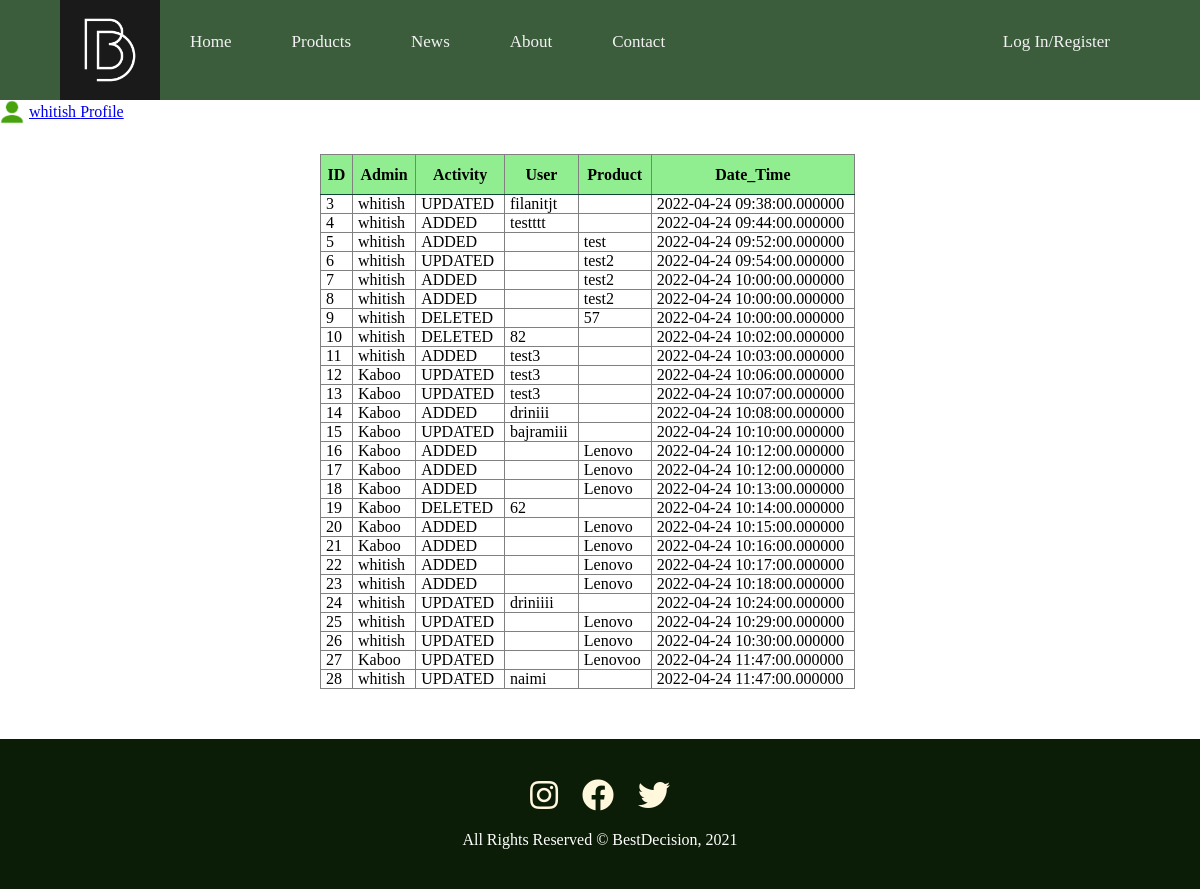
Screenshot of /activityPage.php (signed in) with the database file from the repository.
### tables this page shows
CREATE TABLE `activitypage` (
  `ID` int(11) NOT NULL,
  `Admin` varchar(50) NOT NULL,
  `Activity` varchar(50) NOT NULL,
  `User` varchar(50) DEFAULT NULL,
  `Product` varchar(50) DEFAULT NULL,
  `Date_Time` datetime(6) NOT NULL
);

### repository/activityRepository.php (called while the page is built, shortened)
<?php
	class activityRepository{
		private $connection;
		function __construct(){
			$connect = new DatabaseConnection;
			$this->connection = $connect->startConnection();
		}
		function readActivities(){
	        $connect = $this->connection;
	        $sql = "SELECT * FROM activitypage";
	        $statement = $connect->query($sql);
	        $activities = $statement->fetchAll();
	        return $activities;
		}
	}
?>

### activityPage.php (the view, shortened to what this page needs)
<?php
if(!isset($_SESSION['username'])){
 header("location:logIn.php");
}else{
?>
<?php
include 'includes/header.php';?>
<!DOCTYPE html>
<html>
<head>
    <link rel="stylesheet" type="text/css" href="css/main.css">
    <link rel="stylesheet" href="https://cdnjs.cloudflare.com/ajax/libs/font-awesome/5.13.0/css/all.min.css">
</head>
<div class="account">
				<img class="nav-link" src="img/avatar.png" alt="avatar-icon" height="24px">
				<?php if(isset($_SESSION['username'])){
					echo "<p class='nav-link'><a href='dashboard.php'>".$_SESSION['username']." Profile</a></p>";
				}
				else{
					echo "<p class='nav-link'><a href='logIn.php' target='_blank'>Account</a></p>";
				}
					?>
			</div>
<body>
	<div style="overflow-x: auto;">
    <table border="1">
		<tr style="background-color: lightgreen;">
			<th>ID</th>
			<th>Admin</th>
			<th>Activity</th>
			<th>User</th>
			<th>Product</th>
			<th>Date_Time</th>
		</tr>
             <?php
             include_once './repository/activityRepository.php';
             $activityRepository = new activityRepository();
             $activities = $activityRepository->readActivities();
             foreach($activities as $activity){
                echo
                "
                <tr>
                     <td>$activity[ID]</td>
                     <td>$activity[Admin]</td>
                     <td>$activity[Activity]</td>
                     <td>$activity[User]</td>
                     <td>$activity[Product] </td>
                     <td>$activity[Date_Time] </td>
                </tr>
                ";
             }
             ?>
	</table>
	</div>
<?php include_once 'includes/footer.php'; ?>
</body>
</html>
<?php } ?>

### includes/header.php
<div class="nav-area">
    <div class="container">
        <div class="logo">
            <img src="img/bd.jpg" alt="logo">
            <div class="links">
                <a  href="index.php">Home</a>
                <a  href="products.php">Products</a>
                <a  href="news.php">News</a>
                <a class="active" href="about.php">About</a>
                <a href="contact.php">Contact</a>
                <div class="LogIn">
                    <a href="LogIn.php">Log In/Register</a>
                </div>
            </div>
        </div>
    </div>
</div>

### includes/footer.php
<footer class="footer-bg">
            <div class="container">
        <div class="footer-content">
            <a href="https://www.instagram.com/?hl=en" target="_blank"><i style="color: cornsilk;" class="fab fa-instagram fa-2x"></i></a>
            <a href="https://www.facebook.com/" target="_blank"><i style="color: cornsilk;" class="fab fa-facebook fa-2x"></i></a>
            <a href="https://twitter.com/?lang=en" target="_blank"><i style="color: cornsilk;" class="fab fa-twitter fa-2x"></i></a>
        </div>
        <div class="footer-content">
            <p style="color: white; margin-top: 20px;">All Rights Reserved &copy; BestDecision, 2021</p>
        </div>
    </div>
    </footer>

### css/main.css (style rules this page uses)
* { margin: 0; padding: 0; }
.nav-area { width: 100%; position: sticky; overflow: hidden; background-color: rgba(10, 53, 12, 0.8); }
.nav-area a { float: left; color: #f2f2f2; text-align: center; padding: 32px 30px; text-decoration: none; font-size: 17px; }
.LogIn { float: right; }
.logo img { width: 100px; float: left; height:auto; }
.container { width: 90%; margin: auto; font-family: 'Trebuchet MS'; }
.footer-bg { background-color: rgb(12, 29, 7); width: 100%; padding-top: 40px; padding-bottom: 40px; font-family: 'Trebuchet MS'; display: inline-block; }
.footer-content { text-align: center; width: 40%; margin: auto; }
.footer-content a { margin-right: 20px; }
.footer-content a:last-child { margin-right: 0px; }
table { border-collapse: collapse; margin-left: 320px; margin-top: 30px; margin-bottom: 50px; }
table th { border-bottom: 1px solid rgb(15, 69, 50); height: 40px; }
table td { padding-right:10px; padding-left: 5px; }
.account { display: flex; align-items: center; }
.account p { padding-left: 5px; }

### rows the page displays
activitypage: ID "3", Admin "whitish", Activity "UPDATED", User "filanitjt", Date_Time "2022-04-24 09:38:00.000000"
activitypage: ID "4", Admin "whitish", Activity "ADDED", User "testttt", Date_Time "2022-04-24 09:44:00.000000"
activitypage: ID "5", Admin "whitish", Activity "ADDED", Product "test", Date_Time "2022-04-24 09:52:00.000000"
activitypage: ID "6", Admin "whitish", Activity "UPDATED", Product "test2", Date_Time "2022-04-24 09:54:00.000000"
activitypage: ID "7", Admin "whitish", Activity "ADDED", Product "test2", Date_Time "2022-04-24 10:00:00.000000"
activitypage: ID "8", Admin "whitish", Activity "ADDED", Product "test2", Date_Time "2022-04-24 10:00:00.000000"
activitypage: ID "9", Admin "whitish", Activity "DELETED", Product "57", Date_Time "2022-04-24 10:00:00.000000"
activitypage: ID "10", Admin "whitish", Activity "DELETED", User "82", Date_Time "2022-04-24 10:02:00.000000"
activitypage: ID "11", Admin "whitish", Activity "ADDED", User "test3", Date_Time "2022-04-24 10:03:00.000000"
activitypage: ID "12", Admin "Kaboo", Activity "UPDATED", User "test3", Date_Time "2022-04-24 10:06:00.000000"
activitypage: ID "13", Admin "Kaboo", Activity "UPDATED", User "test3", Date_Time "2022-04-24 10:07:00.000000"
activitypage: ID "14", Admin "Kaboo", Activity "ADDED", User "driniii", Date_Time "2022-04-24 10:08:00.000000"
activitypage: ID "15", Admin "Kaboo", Activity "UPDATED", User "bajramiii", Date_Time "2022-04-24 10:10:00.000000"
activitypage: ID "16", Admin "Kaboo", Activity "ADDED", Product "Lenovo", Date_Time "2022-04-24 10:12:00.000000"
activitypage: ID "17", Admin "Kaboo", Activity "ADDED", Product "Lenovo", Date_Time "2022-04-24 10:12:00.000000"
activitypage: ID "18", Admin "Kaboo", Activity "ADDED", Product "Lenovo", Date_Time "2022-04-24 10:13:00.000000"
activitypage: ID "19", Admin "Kaboo", Activity "DELETED", User "62", Date_Time "2022-04-24 10:14:00.000000"
activitypage: ID "20", Admin "Kaboo", Activity "ADDED", Product "Lenovo", Date_Time "2022-04-24 10:15:00.000000"
activitypage: ID "21", Admin "Kaboo", Activity "ADDED", Product "Lenovo", Date_Time "2022-04-24 10:16:00.000000"
activitypage: ID "22", Admin "whitish", Activity "ADDED", Product "Lenovo", Date_Time "2022-04-24 10:17:00.000000"
activitypage: ID "23", Admin "whitish", Activity "ADDED", Product "Lenovo", Date_Time "2022-04-24 10:18:00.000000"
activitypage: ID "24", Admin "whitish", Activity "UPDATED", User "driniiii", Date_Time "2022-04-24 10:24:00.000000"
activitypage: ID "25", Admin "whitish", Activity "UPDATED", Product "Lenovo", Date_Time "2022-04-24 10:29:00.000000"
activitypage: ID "26", Admin "whitish", Activity "UPDATED", Product "Lenovo", Date_Time "2022-04-24 10:30:00.000000"
activitypage: ID "27", Admin "Kaboo", Activity "UPDATED", Product "Lenovoo", Date_Time "2022-04-24 11:47:00.000000"
activitypage: ID "28", Admin "whitish", Activity "UPDATED", User "naimi", Date_Time "2022-04-24 11:47:00.000000"

### other values shown
$_SESSION['username'] "whitish"
